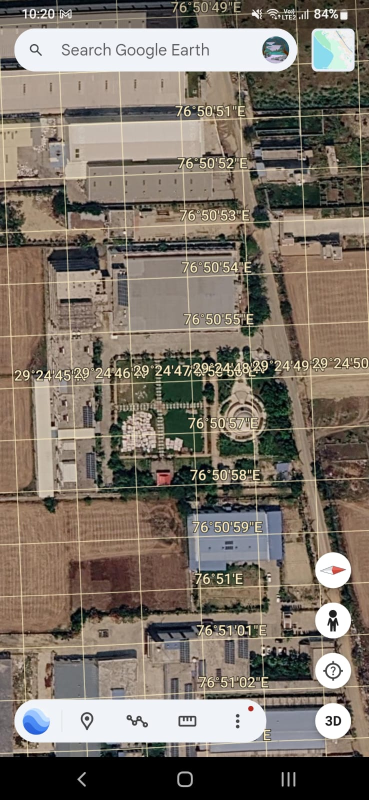
#> input picture president/work/new-references/WhatsApp Image 2026-10-20 at 10.21.33 AM (1).jpeg, 738 x 1600 px (shown at 1/2 size)
$ python calibrate_grid.py
#> lines starting #> are read from the running program, lines starting #| are printed output that depends on the picture
from pathlib import Path
import numpy as np,json,math
from PIL import Image,ImageDraw
root=Path(__file__).resolve().parents[1]
src=root/'work/new-references/WhatsApp Image 2026-10-20 at 10.21.33 AM (1).jpeg'
im=Image.open(src).rotate(90,expand=True).convert('RGB'); a=np.array(im).astype(float)
#> after `im = Image.open(src).rotate(90, expand=True).convert('RGB')`:
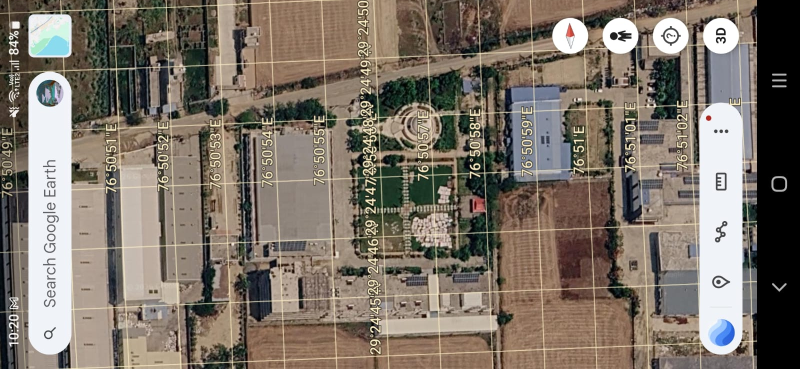
#> im: PIL image 1600x738 RGB (shown at 1/2 size); mean R, G, B 124.7, 114.9, 104.1
gray=a.mean(axis=2); yellow=np.maximum(0,np.minimum(a[:,:,0],a[:,:,1])-a[:,:,2])
#> after `gray = a.mean(axis=2)`:
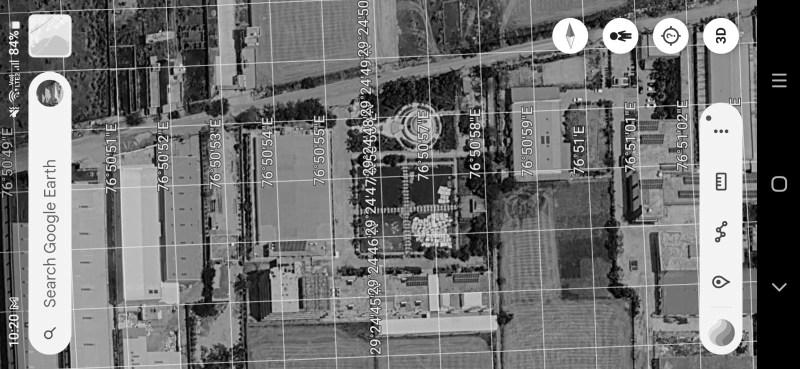
#> gray: shape (738, 1600) float64 (shown at 1/2 size); min 0, max 255, mean 114.6
#> after `yellow = np.maximum(0, np.minimum(a[:, :, 0], a[:, :, 1]) - a[:, :, 2]`:
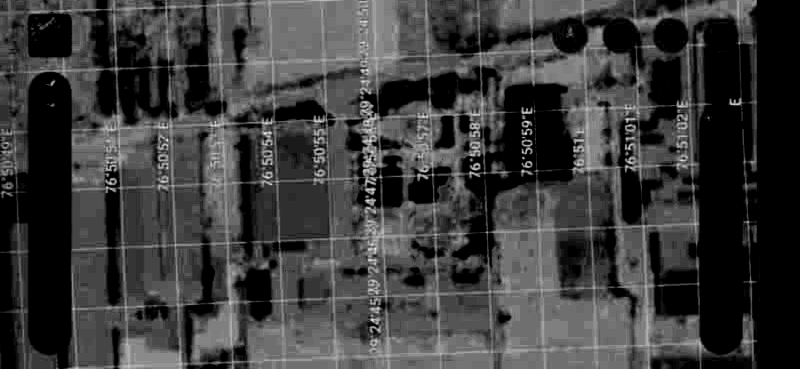
#> yellow: shape (738, 1600) float64 (shown at 1/2 size); min 0, max 48, mean 11.3; drawn with min black and max white
def best_line(axis,b0,s0,lo,hi,valid):
    # Maximise thin bright, slightly yellow graticule strokes against neighbours.
    best=(-1,None,None)
    if axis=='v':
        feature=gray-(np.roll(gray,4,1)+np.roll(gray,-4,1))/2
    else:feature=gray-(np.roll(gray,4,0)+np.roll(gray,-4,0))/2
    feature=np.clip(feature,0,90)*(np.clip(yellow/20,.2,1))
    t=np.array(valid)
    for slope in np.linspace(s0-.012,s0+.012,49):
        for b in np.arange(b0-12,b0+12,.5):
            pos=np.rint(b+slope*t).astype(int)
            if axis=='v':scores=feature[t,pos]
            else:scores=feature[pos,t]
            score=np.mean(np.minimum(scores,50))
            if score>best[0]:best=(float(score),float(b),float(slope))
    return best
# Labels assign the seconds values; fitted lines refine the selected pixel paths.
vl={};hl={}
for sec,b in [(52,333),(53,438),(54,543),(55,648),(56,753),(57,858),(58,963),(59,1068)]:
    vl[sec]=best_line('v',b,.04,0,0,list(range(5,215))+list(range(390,700)))
#> this loop made 8 passes
#> pass 1, in best_line, `feature=np.clip(feature,0,90)*(np.clip(yellow/20,.2,1))`:
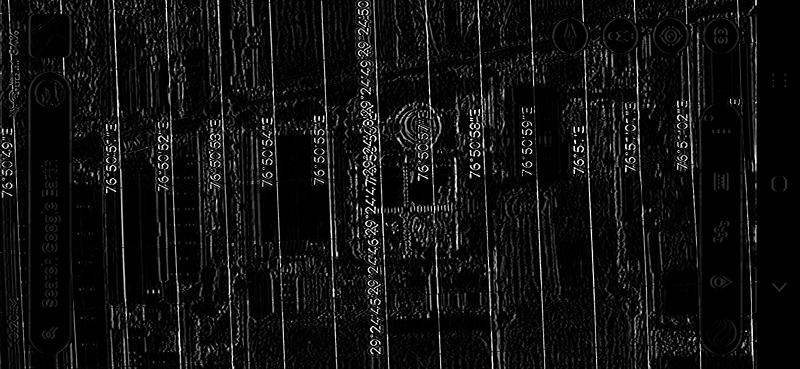
#> feature: shape (738, 1600) float64 (shown at 1/2 size); min 0, max 90, mean 6; drawn with min black and max white
for sec,b in [(50,146),(49,264),(48,383),(47,501),(46,620)]:
    hl[sec]=best_line('h',b,-.04,0,0,list(range(160,690))+list(range(810,1350)))
#> this loop made 5 passes
#> pass 1, in best_line (call 9), `else:feature=gray-(np.roll(gray,4,0)+np.roll(gray,-4,0))/2`:
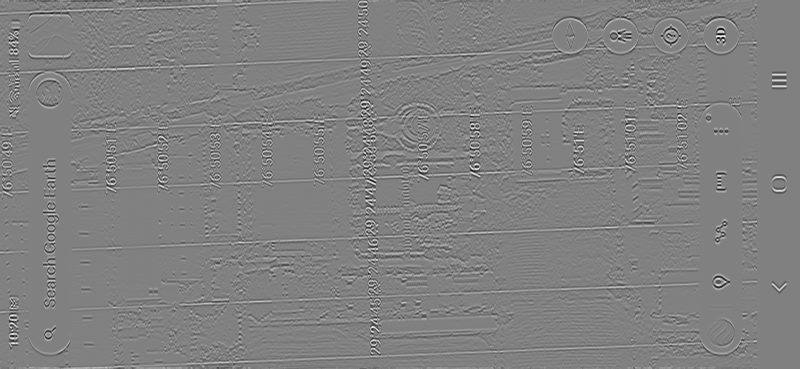
#> feature: shape (738, 1600) float64 (shown at 1/2 size); min -255, max 249.5, mean 0; drawn with min black and max white
#> pass 1, in best_line (call 9), `feature=np.clip(feature,0,90)*(np.clip(yellow/20,.2,1))`:
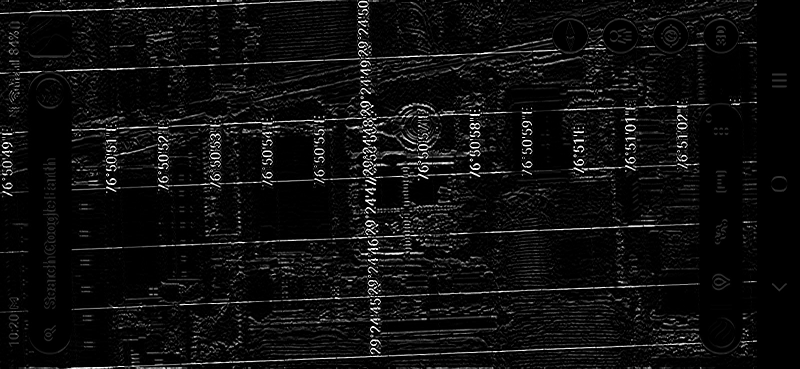
#> feature: shape (738, 1600) float64 (shown at 1/2 size); min 0, max 90, mean 5.4; drawn with min black and max white
gcps=[]
for lon,(_,bv,sv) in vl.items():
    for lat,(_,bh,sh) in hl.items():
        # u=bv+sv*v; v=bh+sh*u
        v=(bh+sh*bv)/(1-sh*sv);u=bv+sv*v
        gcps.append([u,v,76+50/60+lon/3600,29+24/60+lat/3600])
x=np.array([[u,v,1] for u,v,_,_ in gcps]);y=np.array([[lon,lat] for _,_,lon,lat in gcps]);fit=np.linalg.lstsq(x,y,rcond=None)[0]
res=x@fit-y
origin=[76.848831,29.413077];phi=math.radians(origin[1]);aa=6378137;e2=6.69437999014e-3
east_per_deg=math.pi/180*aa*math.cos(phi)/math.sqrt(1-e2*math.sin(phi)**2)
north_per_deg=math.pi/180*aa*(1-e2)/(1-e2*math.sin(phi)**2)**1.5
def local(u,v):
    lon,lat=np.array([u,v,1])@fit
    return [(lon-origin[0])*east_per_deg,(origin[1]-lat)*north_per_deg]
out={'source':src.name,'pixelOrientation':'source rotated 90 degrees counterclockwise into 1600x738 north-up working raster','pixelToLonLat':fit.tolist(),'originLongitude':origin[0],'originLatitude':origin[1],'eastMetresPerDegree':east_per_deg,'northMetresPerDegree':north_per_deg,'gridControlPoints':gcps,'fitResidualDegreesRMS':float(np.sqrt(np.mean(res**2))),'verticalGridFits':vl,'horizontalGridFits':hl,'method':'Manual seconds-label assignment; bright thin-line refinement; affine fit of displayed Google Earth graticule. Not a ground survey.'}
lotus_lon,lotus_lat=np.array([840,255,1])@fit
out['coordinateCrossCheck']={'feature':'lotus pavilion centre','googleMapsContextMenu':[76.849105,29.413563],'screenshotFit':[float(lotus_lon),float(lotus_lat)],'differenceMetres':float(math.hypot((lotus_lon-76.849105)*east_per_deg,(lotus_lat-29.413563)*north_per_deg)),'status':'Checks grid-label assignment against Google Maps UI; does not establish ground-survey accuracy.'}
(root/'work/georeference.json').write_text(json.dumps(out,indent=2),encoding='utf-8')
draw=ImageDraw.Draw(im)
for lon,(_,b,s) in vl.items():draw.line([(b,0),(b+s*737,737)],fill='red',width=1)
for lat,(_,b,s) in hl.items():draw.line([(0,b),(1599,b+s*1599)],fill='cyan',width=1)
for u in range(0,1600,50):
    draw.line([(u,0),(u,737)],fill=(255,255,255),width=1)
    draw.text((u+2,16),str(u),fill='red')
for v in range(0,738,50):
    draw.line([(0,v),(1599,v)],fill=(255,255,255),width=1)
    draw.text((450,v+2),str(v),fill='red')
im.save(root/'work/calibration-review.png')
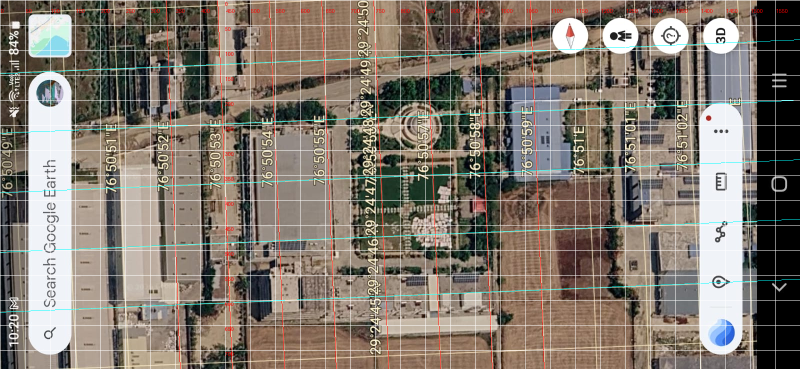
#> saved as calibration-review.png: PIL image 1600x738 RGB (shown at 1/2 size); mean R, G, B 129.1, 119.9, 109.8
print('Fits:',vl,hl)
print('Approx local coordinates:',{n:local(*p) for n,p in {'hall':[585,400],'pavilion':[840,255],'residential':[750,590],'gate':[685,215]}.items()})

$ run again, with president/work/new-references/WhatsApp Image 2026-10-20 at 10.21.32 AM.jpeg copied over president/work/new-references/WhatsApp Image 2026-10-20 at 10.21.33 AM (1).jpeg
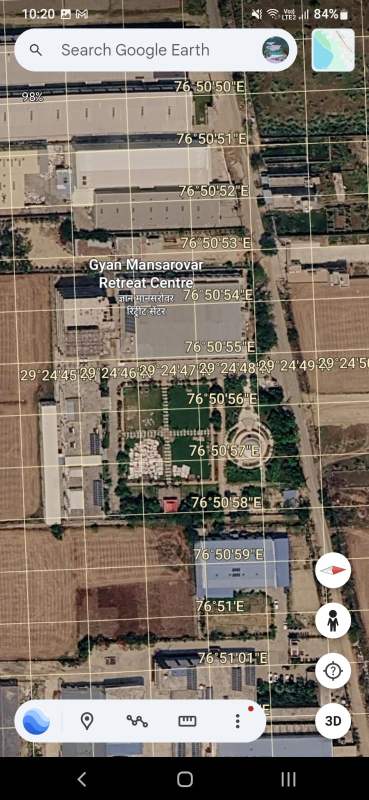
#> input picture president/work/new-references/WhatsApp Image 2026-10-20 at 10.21.32 AM.jpeg, 738 x 1600 px (shown at 1/2 size)
#> the loop `for sec,b in [(50,146),(49,264),(48,383),(47,501),(46,620)]:` made 5 passes
#> pass 1, in best_line (call 9), `feature=np.clip(feature,0,90)*(np.clip(yellow/20,.2,1))`:
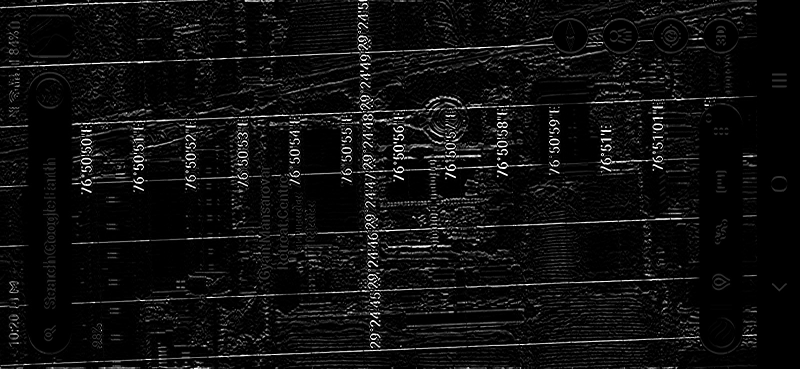
#> feature: shape (738, 1600) float64 (shown at 1/2 size); min 0, max 90, mean 5.4; drawn with min black and max white
#> `im.save(root/'work/calibration-review.png')`:
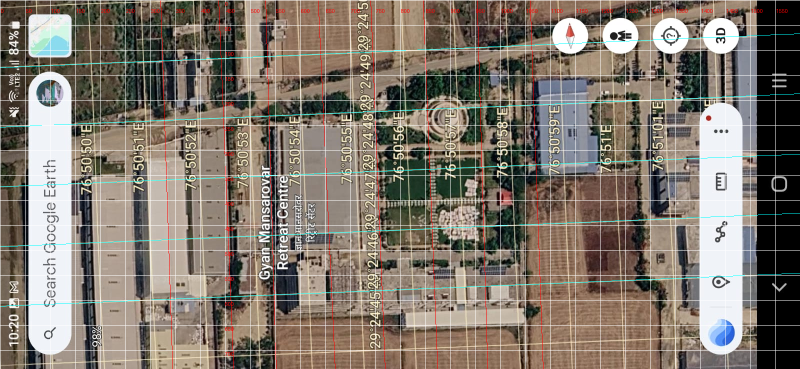
#> saved as calibration-review.png: PIL image 1600x738 RGB (shown at 1/2 size); mean R, G, B 129, 119.8, 109.6

$ run again, with president/work/new-references/WhatsApp Image 2026-10-20 at 10.21.33 AM.jpeg copied over president/work/new-references/WhatsApp Image 2026-10-20 at 10.21.33 AM (1).jpeg
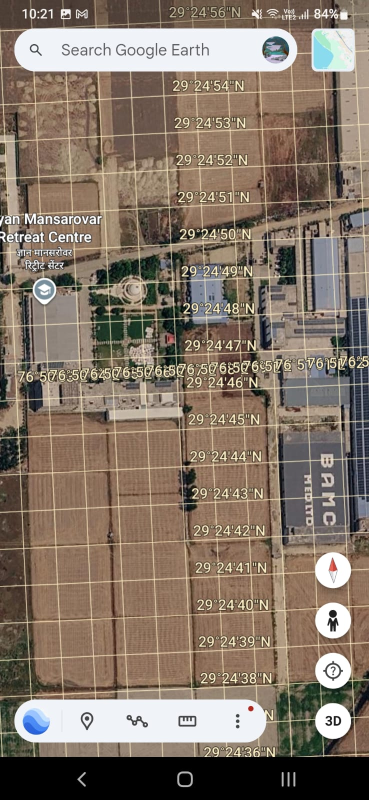
#> input picture president/work/new-references/WhatsApp Image 2026-10-20 at 10.21.33 AM.jpeg, 738 x 1600 px (shown at 1/2 size)
#> the loop `for sec,b in [(50,146),(49,264),(48,383),(47,501),(46,620)]:` made 5 passes
#> pass 1, in best_line (call 9), `feature=np.clip(feature,0,90)*(np.clip(yellow/20,.2,1))`:
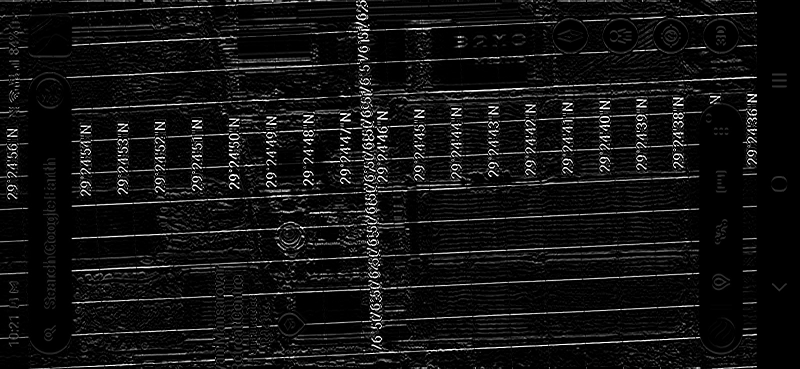
#> feature: shape (738, 1600) float64 (shown at 1/2 size); min 0, max 90, mean 6.7; drawn with min black and max white
#> `im.save(root/'work/calibration-review.png')`:
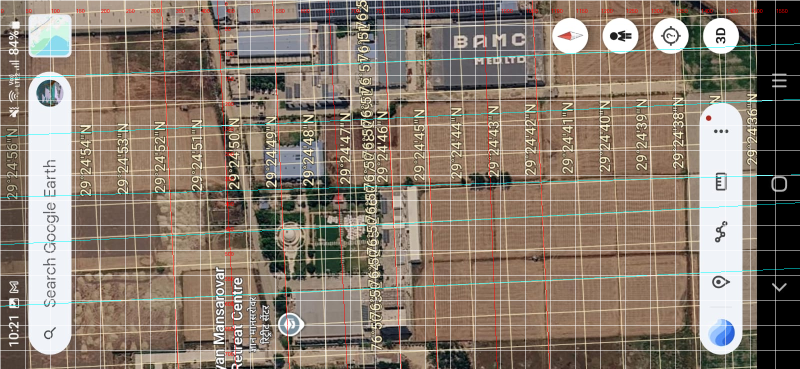
#> saved as calibration-review.png: PIL image 1600x738 RGB (shown at 1/2 size); mean R, G, B 136.3, 122.5, 109.7
